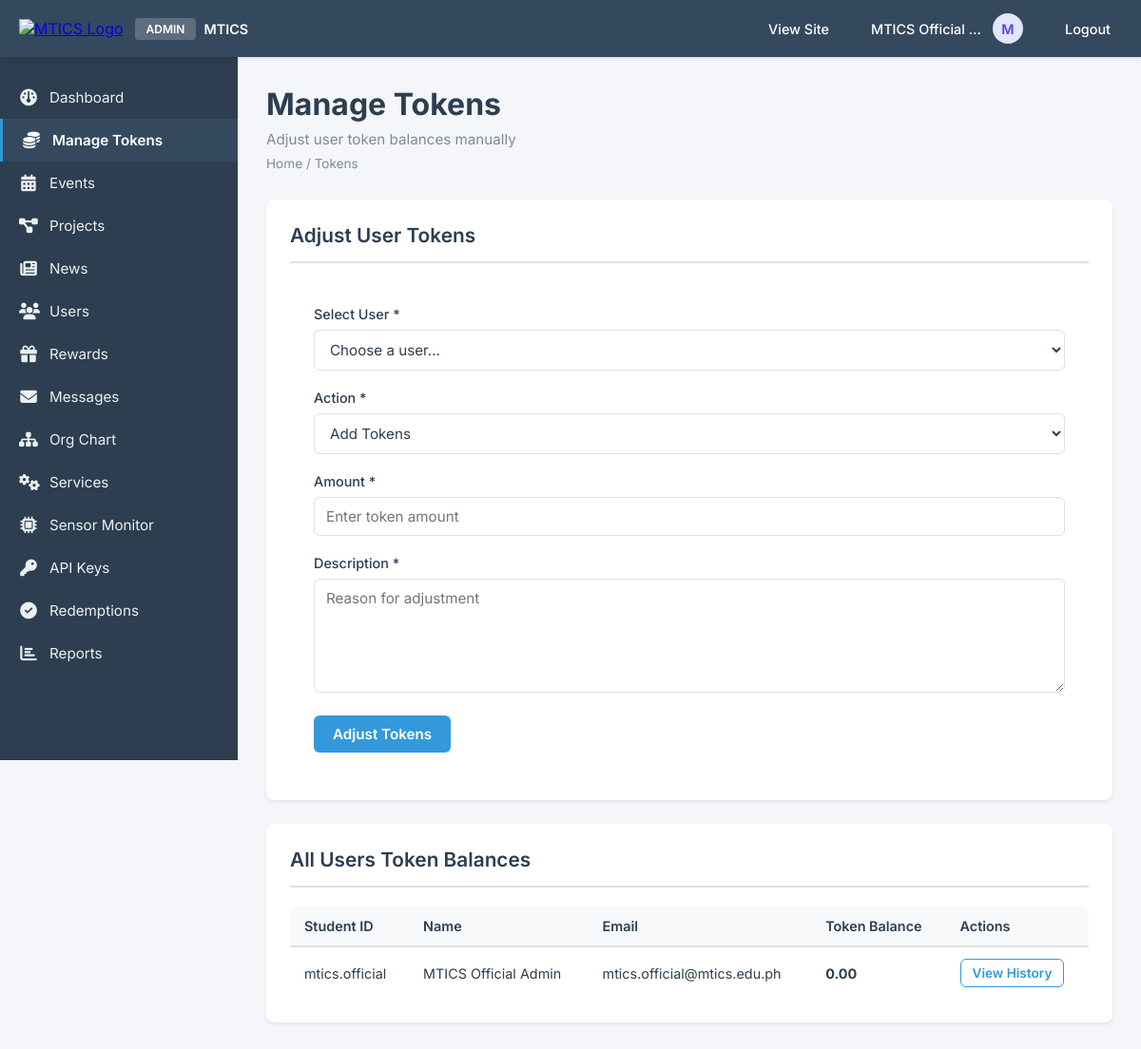
The page /admin/tokens.php (signed in) on the database its author committed.
### tables this page shows
CREATE TABLE IF NOT EXISTS users (
    id INT AUTO_INCREMENT PRIMARY KEY,
    student_id VARCHAR(50) UNIQUE NOT NULL,
    email VARCHAR(255) UNIQUE NOT NULL,
    password_hash VARCHAR(255) NOT NULL,
    full_name VARCHAR(255) NOT NULL,
    profile_image VARCHAR(255) NULL,
    course VARCHAR(100),
    year_level VARCHAR(20),
    eco_tokens DECIMAL(10, 2) DEFAULT 0.00,
    created_at TIMESTAMP DEFAULT CURRENT_TIMESTAMP,
    last_login TIMESTAMP NULL,
    is_active BOOLEAN DEFAULT TRUE,
    is_admin BOOLEAN DEFAULT FALSE,
    INDEX idx_student_id (student_id),
    INDEX idx_email (email),
    INDEX idx_is_admin (is_admin)
);

### config/config.php (called while the page is built, shortened)
<?php
function format_tokens($amount) {
    return number_format($amount, 2);
}

### admin/tokens.php (the view, shortened to what this page needs)
<?php
require_once '../config/config.php';
$db = Database::getInstance()->getConnection();
$stmt = $db->query("SELECT id, student_id, full_name, eco_tokens FROM users ORDER BY full_name");
$users = $stmt->fetchAll();
include '../includes/admin_header.php';
?>
<div class="admin-content">
    <div class="admin-container">
        <div class="admin-page-header">
            <h1 class="admin-page-title">Manage Tokens</h1>
            <p class="admin-page-subtitle">Adjust user token balances manually</p>
            <div class="admin-breadcrumb">
                <a href="<?php echo SITE_URL; ?>/admin/index.php">Home</a> / Tokens
            </div>
        </div>
        <div class="admin-section">
            <h2 class="admin-section-title">Adjust User Tokens</h2>
            <form method="POST" class="admin-form">
                <div class="admin-form-group">
                    <label class="admin-form-label">Select User *</label>
                    <select name="user_id" class="admin-form-select" required>
                        <option value="">Choose a user...</option>
                    </select>
                </div>
                <div class="admin-form-group">
                    <label class="admin-form-label">Action *</label>
                    <select name="type" class="admin-form-select" required>
                        <option value="add">Add Tokens</option>
                    </select>
                </div>
                <div class="admin-form-group">
                    <label class="admin-form-label">Amount *</label>
                    <input type="number" name="amount" class="admin-form-input"
                           step="0.01" min="0.01" required placeholder="Enter token amount">
                </div>
                <div class="admin-form-group">
                    <label class="admin-form-label">Description *</label>
                    <textarea name="description" class="admin-form-textarea" required
                              placeholder="Reason for adjustment"></textarea>
                </div>
                <button type="submit" name="adjust_tokens" class="admin-btn admin-btn-primary">
                    Adjust Tokens
                </button>
            </form>
        </div>
        <div class="admin-section">
            <h2 class="admin-section-title">All Users Token Balances</h2>
            <div class="admin-table-container">
                <table class="admin-table">
                    <thead>
                        <tr>
                            <th>Student ID</th>
                            <th>Name</th>
                            <th>Email</th>
                            <th>Token Balance</th>
                            <th>Actions</th>
                        </tr>
                    </thead>
                    <tbody>
                        <?php foreach ($users as $user): ?>
                        <tr>
                            <td><?php echo htmlspecialchars($user['student_id']); ?></td>
                            <td><?php echo htmlspecialchars($user['full_name']); ?></td>
                            <td>
                                <?php
                                $stmt = $db->prepare("SELECT email FROM users WHERE id = ?");
                                $stmt->execute([$user['id']]);
                                echo htmlspecialchars($stmt->fetchColumn());
                                ?>
                            </td>
                            <td><strong><?php echo format_tokens($user['eco_tokens']); ?></strong></td>
                            <td>
                                <a href="user_transactions.php?id=<?php echo $user['id']; ?>"
                                   class="admin-btn admin-btn-secondary admin-btn-sm">View History</a>
                            </td>
                        </tr>
                        <?php endforeach; ?>
                    </tbody>
                </table>
            </div>
        </div>
    </div>
</div>
<?php include '../includes/admin_footer.php'; ?>

### assets/css/admin.css (style rules this page uses)
* { margin: 0; padding: 0; box-sizing: border-box; }
html, body.admin-page { margin: 0 !important; padding: 0 !important; font-family: 'Inter', -apple-system, BlinkMacSystemFont, 'Segoe UI', sans-serif !important; background: #f5f6fa !important; color: #2c3e50 !important; width: 100% !important; height: 100% !important; overflow-x: hidden !important; }
body.admin-page .admin-content { padding: 30px !important; background: #f5f6fa !important; width: 100% !important; }
body.admin-page .admin-container { max-width: 1400px !important; margin: 0 auto !important; width: 100% !important; }
body.admin-page .admin-page-header { margin-bottom: 30px !important; }
body.admin-page .admin-page-title { font-size: 2rem !important; font-weight: 700 !important; color: #2c3e50 !important; margin: 0 0 8px 0 !important; }
body.admin-page .admin-page-subtitle { font-size: 0.95rem !important; color: #7f8c8d !important; margin: 0 !important; }
body.admin-page .admin-breadcrumb { font-size: 0.85rem !important; color: #7f8c8d !important; margin-top: 8px !important; }
body.admin-page .admin-breadcrumb a { color: #7f8c8d !important; text-decoration: none !important; }
body.admin-page .admin-section { background: #ffffff !important; border-radius: 8px !important; padding: 25px !important; margin-bottom: 25px !important; box-shadow: 0 2px 4px rgba(0, 0, 0, 0.08) !important; border: none !important; }
body.admin-page .admin-section-title { font-size: 1.3rem !important; font-weight: 600 !important; color: #2c3e50 !important; margin: 0 0 20px 0 !important; padding-bottom: 15px !important; border-bottom: 2px solid #e0e0e0 !important; }
body.admin-page .admin-table-container { overflow-x: auto !important; border-radius: 8px !important; }
body.admin-page .admin-table { width: 100% !important; border-collapse: collapse !important; background: #ffffff !important; }
body.admin-page .admin-table thead { background: #f8f9fa !important; }
body.admin-page .admin-table th { padding: 12px 15px !important; text-align: left !important; font-weight: 600 !important; color: #2c3e50 !important; font-size: 0.9rem !important; border-bottom: 2px solid #e0e0e0 !important; }
body.admin-page .admin-table td { padding: 12px 15px !important; border-bottom: 1px solid #e0e0e0 !important; color: #2c3e50 !important; font-size: 0.9rem !important; }
body.admin-page .admin-table tbody tr:last-child td { border-bottom: none !important; }
body.admin-page .admin-form { background: #ffffff !important; border-radius: 8px !important; padding: 25px !important; }
body.admin-page .admin-form-group { margin-bottom: 20px !important; }
body.admin-page .admin-form-label { display: block !important; margin-bottom: 8px !important; font-weight: 500 !important; color: #2c3e50 !important; font-size: 0.9rem !important; }
body.admin-page .admin-form-input, body.admin-page .admin-form-select, body.admin-page .admin-form-textarea { width: 100% !important; padding: 10px 12px !important; border: 1px solid #e0e0e0 !important; border-radius: 6px !important; font-family: inherit !important; font-size: 0.95rem !important; transition: all 0.3s ease !important; background: #ffffff !important; color: #2c3e50 !important; }
body.admin-page .admin-form-textarea { resize: vertical !important; min-height: 120px !important; }
body.admin-page .admin-btn { display: inline-block !important; padding: 10px 20px !important; border: none !important; border-radius: 6px !important; font-weight: 600 !important; text-decoration: none !important; cursor: pointer !important; transition: all 0.3s ease !important; font-size: 0.95rem !important; font-family: inherit !important; }
body.admin-page .admin-btn-primary { background: #3498db !important; color: #ffffff !important; }
body.admin-page .admin-btn-secondary { background: #ffffff !important; color: #3498db !important; border: 1px solid #3498db !important; }
body.admin-page .admin-btn-sm { padding: 6px 12px !important; font-size: 0.85rem !important; }

### includes/admin_header.php (style rules this page uses)
html, body.admin-page, body.admin-page * { box-sizing: border-box !important; }
html, body.admin-page { margin: 0 !important; padding: 0 !important; background: #f5f6fa !important; font-family: 'Inter', -apple-system, BlinkMacSystemFont, 'Segoe UI', sans-serif !important; }

### rows shown on the page
users: student "mtics.official", full_name "MTICS Official Admin", email "mtics.official@mtics.edu.ph", eco_tokens "0.00"

### other values the page prints
$admin_name "MTICS Official…"
$admin_initial "M"
